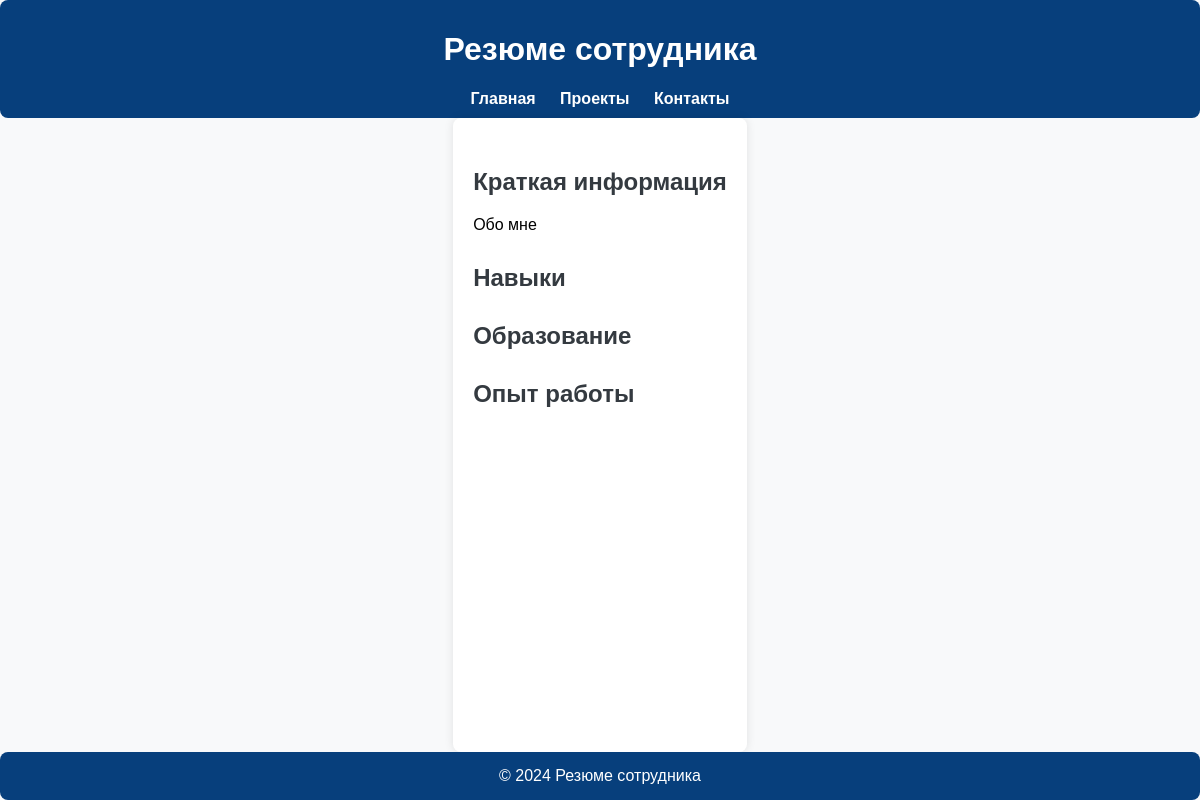
/, run on an earlier commit of the app's database.
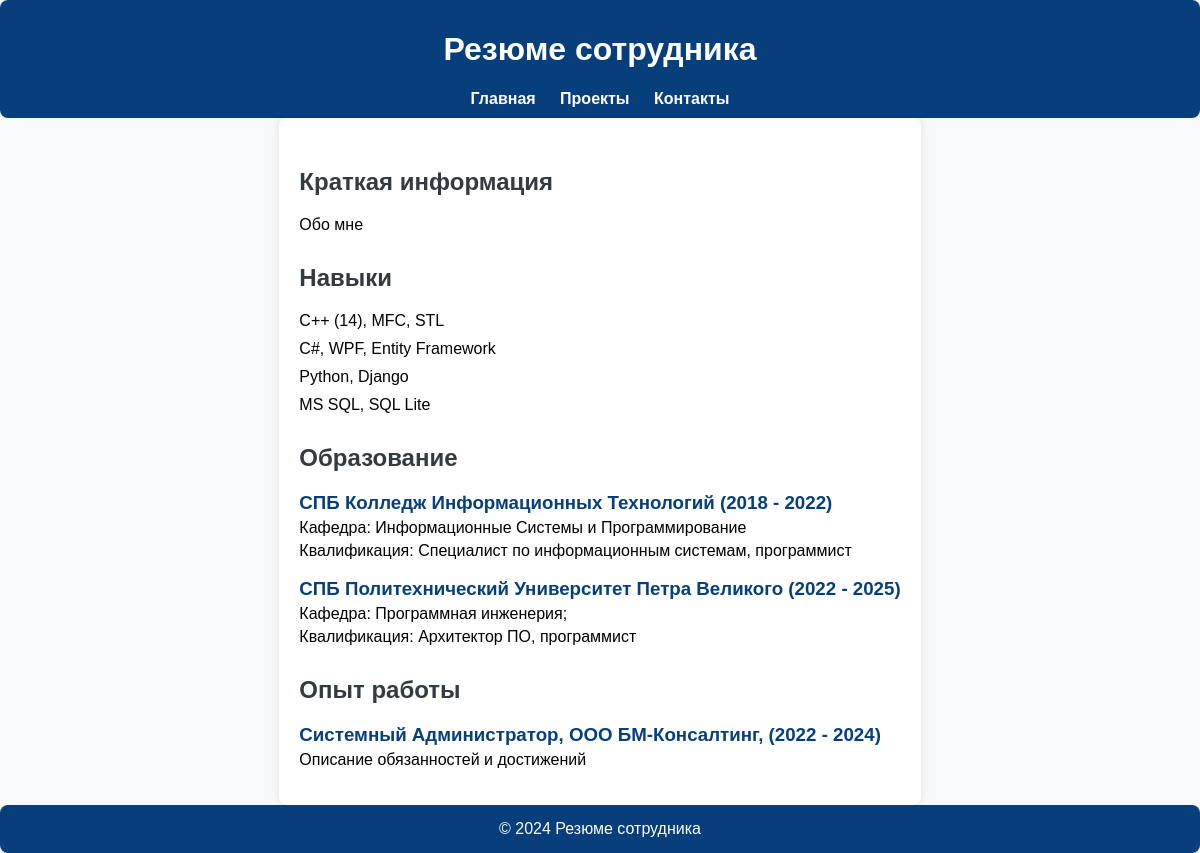
And on a later commit of the database.
### main/models.py (models this page shows)
class Person(models.Model):
    fullName = models.CharField(max_length=255, verbose_name="ФИО")
    about = models.TextField(verbose_name="Обо мне")
    post = models.CharField(max_length=255, verbose_name="Должность")
    photo = models.ImageField(upload_to="photos/", verbose_name="Фото")
    class Meta:
        verbose_name = 'Вы'
        verbose_name_plural = 'Вы'

class Skills(models.Model):
    preson = models.ForeignKey(Person,on_delete=models.CASCADE)
    skiName = models.TextField(verbose_name="Наименование навыка")
    class Meta:
        verbose_name = 'Навыки'
        verbose_name_plural = 'Навыки'

class Education(models.Model):
    preson = models.ForeignKey(Person,on_delete=models.CASCADE)
    eduName = models.TextField(verbose_name="Учебн. учреждение")
    eduDepartment = models.TextField(default='IT', verbose_name="Факультет")
    eduQualification = models.TextField(default='IT', verbose_name="Квалификация")
    dateStart = models.DateField(verbose_name="Начало")
    dateEnd = models.DateField(verbose_name="Конец")
    class Meta:
        verbose_name = 'Образование'
        verbose_name_plural = 'Образование'

class Experience(models.Model):
    preson = models.ForeignKey(Person,on_delete=models.CASCADE)
    comName = models.TextField(verbose_name="Компания")
    post = models.CharField(max_length=255, verbose_name="Должность")
    dateStart = models.DateField(verbose_name="Начало")
    dateEnd = models.DateField(verbose_name="Конец")
    class Meta:
        verbose_name = 'Опыт работы'
        verbose_name_plural = 'Опыт работы'

### main/views.py (the view)
# urls.py: path('',index, name='home'),
def index(request):
    person =  Person.objects.all()
    skills = Skills.objects.all()
    education = Education.objects.all()
    experience = Experience.objects.all()
    context = {
        'title': 'My site',
        'Person': person[0],
        'Skills': skills,
        'Education':education,
        'Experience' :experience,
        'menu': menu
    }
    return render(request, 'main/index.html', context=context)

### main/templates/main/index.html (shortened to what this page needs)
{% extends 'main/base.html' %}
{% block content %}
<h2>Краткая информация</h2>
<p>{{Person.about}}</p>
<h2>Навыки</h2>
<ul>
    {% for s in Skills %}
    <li>{{s.skiName}}</li>
    {% endfor %}
</ul>
<h2>Образование</h2>
    <ul>
        {% for e in Education %}
        <li>
            <h3>{{e.eduName}} ({{e.dateStart.year}} - {{e.dateEnd.year}})</h3>
            <p>Кафедра: {{e.eduDepartment}}</p>
            <p>Квалификация: {{e.eduQualification}}</p>
        </li>
        {% endfor %}
    </ul>
<h2>Опыт работы</h2>
<ul>
    {% for ex in Experience %}
    <li>
        <h3>{{ex.post}}, {{ex.comName}}, ({{ex.dateStart.year}} - {{ex.dateEnd.year}})</h3>
        <p>Описание обязанностей и достижений</p>
    </li>
    {% endfor %}
</ul>
{% endblock %}

### main/templates/main/base.html (shortened to what this page needs)
{% load static %}
<!DOCTYPE html>
<html>
<head>
    <link type="text/css" href="{% static 'main/css/styles.css' %}" rel="stylesheet" />
</head>
<body>
    <div class="header">
        <h1>Резюме сотрудника</h1>
        <div class="menu">
            {% for m in menu %}
                <a href="{% url m.url_name %}">{{m.title}}</a>
            {% endfor %}
        </div>
    </div>
    <div class="container">
        {% block content %}
        {% endblock %}
    </div>
    <div class="footer">
        <p>&copy; 2024 Резюме сотрудника</p>
    </div>
</body>
</html>

### main/static/main/css/styles.css (style rules this page uses)
html, body { font-family: Arial, sans-serif; margin: 0; padding: 0; background-color: #f8f9fa; display: flex; flex-direction: column; min-height: 100vh; }
.container { max-width: 800px; margin: 0 auto; padding: 20px; background-color: #fff; border-radius: 8px; box-shadow: 0 0 10px rgba(0, 0, 0, 0.1); flex-grow: 1; }
.header, .footer { background-color: #073f7c; color: #fff; text-align: center; padding: 10px 0; border-radius: 8px; }
.menu a { color: #fff; text-decoration: none; margin: 0 10px; font-weight: bold; }
h1 { text-align: center; color: #fff; }
h2 { margin-top: 30px; color: #343a40; }
ul { list-style-type: none; padding: 0; }
li { margin-bottom: 10px; }
li h3 { margin-bottom: 5px; color: #073f7c; }
p { margin: 5px 0; }

What changed in the data, as far as the page shows it:
added Skills: skiName "С++ (14), MFC, STL"
added Skills: skiName "С#, WPF, Entity Framework"
added Skills: skiName "Python, Django"
added Skills: skiName "MS SQL, SQL Lite"
added Education: eduName "СПБ Колледж Информационных Технологий", dateStart.year "2018", dateEnd.year "2022", eduDepartment "Информационные Системы и Программирование", eduQualification "Специалист по информационным системам, программист"
added Education: eduName "СПБ Политехнический Университет Петра Великого", dateStart.year "2022", dateEnd.year "2025", eduDepartment "Программная инженерия;", eduQualification "Архитектор ПО, программист"
added Experience: post "Системный Администратор", comName "ООО БМ-Консалтинг", dateStart.year "2022", dateEnd.year "2024"
